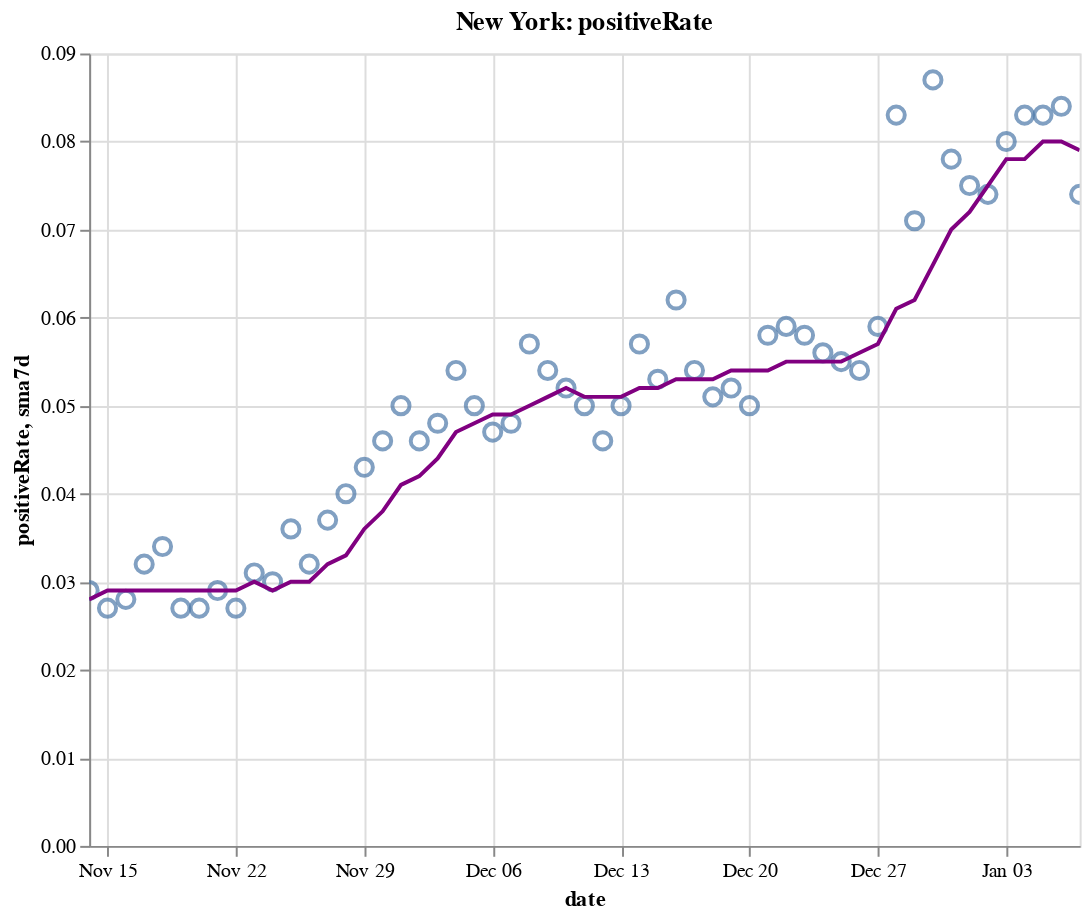

Source (notebook cell):
### Code cell
create_plot(ny, 'positiveRate')

### Figure 1 — Vega-Lite specification as saved in the notebook (floating-point values rounded to 4 significant figures)
{"config": {"view": {"continuousWidth": 400, "continuousHeight": 300}}, "layer": [{"layer": [{"mark": {"type": "point", "size": 75}, "encoding": {"tooltip": [{"type": "temporal", "field": "date"}, {"type": "quantitative", "field": "positiveRate"}, {"type": "quantitative", "field": "sma7d"}], "x": {"type": "temporal", "field": "date"}, "y": {"type": "quantitative", "field": "positiveRate"}}, "selection": {"selector010": {"type": "interval", "bind": "scales", "encodings": ["x", "y"]}}}, {"mark": {"type": "line", "color": "purple"}, "encoding": {"x": {"type": "temporal", "field": "date"}, "y": {"type": "quantitative", "field": "sma7d"}}}]}, {"mark": {"type": "rule", "color": "#aaa"}, "encoding": {"x": {"type": "temporal", "field": "date"}}, "transform": [{"filter": {"selection": "selector009"}}]}, {"mark": "circle", "encoding": {"opacity": {"condition": {"value": 1, "selection": "selector009"}, "value": 0}, "tooltip": [{"type": "temporal", "field": "date"}, {"type": "quantitative", "field": "positiveRate"}, {"type": "quantitative", "field": "sma7d"}], "x": {"type": "temporal", "field": "date"}, "y": {"type": "quantitative", "field": "positiveRate"}}, "selection": {"selector009": {"type": "single", "encodings": ["x"], "on": "mouseover", "nearest": true, "empty": "none"}}}, {"mark": {"type": "text", "align": "left", "dx": 5, "dy": -5, "stroke": "white", "strokeWidth": 2}, "encoding": {"text": {"type": "quantitative", "field": "positiveRate"}, "tooltip": [{"type": "temporal", "field": "date"}, {"type": "quantitative", "field": "positiveRate"}, {"type": "quantitative", "field": "sma7d"}], "x": {"type": "temporal", "field": "date"}, "y": {"type": "quantitative", "field": "positiveRate"}}, "transform": [{"filter": {"selection": "selector009"}}]}, {"mark": {"type": "text", "align": "left", "dx": 5, "dy": -5}, "encoding": {"text": {"type": "quantitative", "field": "positiveRate"}, "tooltip": [{"type": "temporal", "field": "date"}, {"type": "quantitative", "field": "positiveRate"}, {"type": "quantitative", "field": "sma7d"}], "x": {"type": "temporal", "field": "date"}, "y": {"type": "quantitative", "field": "positiveRate"}}, "transform": [{"filter": {"selection": "selector009"}}]}], "data": {"name": "data-de139d63e98a334e350106b40723d683"}, "height": 400, "title": "New York: positiveRate", "width": 500, "$schema": "https://vega.github.io/schema/vega-lite/v4.8.1.json", "datasets": {"data-de139d63e98a334e350106b40723d683": [{"date": "2020-11-14T00:00:00", "totalTestResultsIncrease": 184200.0, "positiveIncrease": 5388.0, "death": 26100.0, "deathIncrease": 24.0, "positiveRate": 0.029, "state": "New York", "sma7d": 0.028}, {"date": "2020-11-15T00:00:00", "totalTestResultsIncrease": 133200.0, "positiveIncrease": 3649.0, "death": 26130.0, "deathIncrease": 30.0, "positiveRate": 0.027, "state": "New York", "sma7d": 0.029}, {"date": "2020-11-16T00:00:00", "totalTestResultsIncrease": 124600.0, "positiveIncrease": 3490.0, "death": 26160.0, "deathIncrease": 26.0, "positiveRate": 0.028, "state": "New York", "sma7d": 0.029}, {"date": "2020-11-17T00:00:00", "totalTestResultsIncrease": 159900.0, "positiveIncrease": 5088.0, "death": 26190.0, "deathIncrease": 30.0, "positiveRate": 0.032, "state": "New York", "sma7d": 0.029}, {"date": "2020-11-18T00:00:00", "totalTestResultsIncrease": 154400.0, "positiveIncrease": 5294.0, "death": 26220.0, "deathIncrease": 36.0, "positiveRate": 0.034, "state": "New York", "sma7d": 0.029}, {"date": "2020-11-19T00:00:00", "totalTestResultsIncrease": 195200.0, "positiveIncrease": 5310.0, "death": 26260.0, "deathIncrease": 32.0, "positiveRate": 0.027, "state": "New York", "sma7d": 0.029}, {"date": "2020-11-20T00:00:00", "totalTestResultsIncrease": 205500.0, "positiveIncrease": 5468.0, "death": 26290.0, "deathIncrease": 35.0, "positiveRate": 0.027, "state": "New York", "sma7d": 0.029}, {"date": "2020-11-21T00:00:00", "totalTestResultsIncrease": 207900.0, "positiveIncrease": 5972.0, "death": 26330.0, "deathIncrease": 34.0, "positiveRate": 0.029, "state": "New York", "sma7d": 0.029}, {"date": "2020-11-22T00:00:00", "totalTestResultsIncrease": 196600.0, "positiveIncrease": 5392.0, "death": 26360.0, "deathIncrease": 31.0, "positiveRate": 0.027, "state": "New York", "sma7d": 0.029}, {"date": "2020-11-23T00:00:00", "totalTestResultsIncrease": 191500.0, "positiveIncrease": 5906.0, "death": 26390.0, "deathIncrease": 33.0, "positiveRate": 0.031, "state": "New York", "sma7d": 0.03}, {"date": "2020-11-24T00:00:00", "totalTestResultsIncrease": 164800.0, "positiveIncrease": 4881.0, "death": 26440.0, "deathIncrease": 51.0, "positiveRate": 0.03, "state": "New York", "sma7d": 0.029}, {"date": "2020-11-25T00:00:00", "totalTestResultsIncrease": 173100.0, "positiveIncrease": 6265.0, "death": 26480.0, "deathIncrease": 41.0, "positiveRate": 0.036, "state": "New York", "sma7d": 0.03}, {"date": "2020-11-26T00:00:00", "totalTestResultsIncrease": 217700.0, "positiveIncrease": 6933.0, "death": 26550.0, "deathIncrease": 67.0, "positiveRate": 0.032, "state": "New York", "sma7d": 0.03}, {"date": "2020-11-27T00:00:00", "totalTestResultsIncrease": 219400.0, "positiveIncrease": 8176.0, "death": 26590.0, "deathIncrease": 39.0, "positiveRate": 0.037, "state": "New York", "sma7d": 0.032}, {"date": "2020-11-28T00:00:00", "totalTestResultsIncrease": 152400.0, "positiveIncrease": 6063.0, "death": 26630.0, "deathIncrease": 44.0, "positiveRate": 0.04, "state": "New York", "sma7d": 0.033}, {"date": "2020-11-29T00:00:00", "totalTestResultsIncrease": 157300.0, "positiveIncrease": 6723.0, "death": 26690.0, "deathIncrease": 58.0, "positiveRate": 0.043, "state": "New York", "sma7d": 0.036}, {"date": "2020-11-30T00:00:00", "totalTestResultsIncrease": 149000.0, "positiveIncrease": 6819.0, "death": 26750.0, "deathIncrease": 57.0, "positiveRate": 0.046, "state": "New York", "sma7d": 0.038}, {"date": "2020-12-01T00:00:00", "totalTestResultsIncrease": 146700.0, "positiveIncrease": 7285.0, "death": 26820.0, "deathIncrease": 69.0, "positiveRate": 0.05, "state": "New York", "sma7d": 0.041}, {"date": "2020-12-02T00:00:00", "totalTestResultsIncrease": 193600.0, "positiveIncrease": 8973.0, "death": 26890.0, "deathIncrease": 73.0, "positiveRate": 0.046, "state": "New York", "sma7d": 0.042}, {"date": "2020-12-03T00:00:00", "totalTestResultsIncrease": 203400.0, "positiveIncrease": 9855.0, "death": 26960.0, "deathIncrease": 66.0, "positiveRate": 0.048, "state": "New York", "sma7d": 0.044}, {"date": "2020-12-04T00:00:00", "totalTestResultsIncrease": 208300.0, "positiveIncrease": 11270.0, "death": 27020.0, "deathIncrease": 62.0, "positiveRate": 0.054, "state": "New York", "sma7d": 0.047}, {"date": "2020-12-05T00:00:00", "totalTestResultsIncrease": 215400.0, "positiveIncrease": 10760.0, "death": 27090.0, "deathIncrease": 72.0, "positiveRate": 0.05, "state": "New York", "sma7d": 0.048}, {"date": "2020-12-06T00:00:00", "totalTestResultsIncrease": 205800.0, "positiveIncrease": 9702.0, "death": 27150.0, "deathIncrease": 60.0, "positiveRate": 0.047, "state": "New York", "sma7d": 0.049}, {"date": "2020-12-07T00:00:00", "totalTestResultsIncrease": 152300.0, "positiveIncrease": 7302.0, "death": 27230.0, "deathIncrease": 83.0, "positiveRate": 0.048, "state": "New York", "sma7d": 0.049}, {"date": "2020-12-08T00:00:00", "totalTestResultsIncrease": 162500.0, "positiveIncrease": 9335.0, "death": 27310.0, "deathIncrease": 75.0, "positiveRate": 0.057, "state": "New York", "sma7d": 0.05}, {"date": "2020-12-09T00:00:00", "totalTestResultsIncrease": 194600.0, "positiveIncrease": 10600.0, "death": 27400.0, "deathIncrease": 97.0, "positiveRate": 0.054, "state": "New York", "sma7d": 0.051}, {"date": "2020-12-10T00:00:00", "totalTestResultsIncrease": 197400.0, "positiveIncrease": 10180.0, "death": 27500.0, "deathIncrease": 94.0, "positiveRate": 0.052, "state": "New York", "sma7d": 0.052}, {"date": "2020-12-11T00:00:00", "totalTestResultsIncrease": 212700.0, "positiveIncrease": 10600.0, "death": 27590.0, "deathIncrease": 89.0, "positiveRate": 0.05, "state": "New York", "sma7d": 0.051}, {"date": "2020-12-12T00:00:00", "totalTestResultsIncrease": 242900.0, "positiveIncrease": 11130.0, "death": 27680.0, "deathIncrease": 88.0, "positiveRate": 0.046, "state": "New York", "sma7d": 0.051}, {"date": "2020-12-13T00:00:00", "totalTestResultsIncrease": 205200.0, "positiveIncrease": 10190.0, "death": 27780.0, "deathIncrease": 110.0, "positiveRate": 0.05, "state": "New York", "sma7d": 0.051}, {"date": "2020-12-14T00:00:00", "totalTestResultsIncrease": 159800.0, "positiveIncrease": 9044.0, "death": 27870.0, "deathIncrease": 85.0, "positiveRate": 0.057, "state": "New York", "sma7d": 0.052}, {"date": "2020-12-15T00:00:00", "totalTestResultsIncrease": 194200.0, "positiveIncrease": 10350.0, "death": 28000.0, "deathIncrease": 132.0, "positiveRate": 0.053, "state": "New York", "sma7d": 0.052}, {"date": "2020-12-16T00:00:00", "totalTestResultsIncrease": 160900.0, "positiveIncrease": 9998.0, "death": 28100.0, "deathIncrease": 98.0, "positiveRate": 0.062, "state": "New York", "sma7d": 0.053}, {"date": "2020-12-17T00:00:00", "totalTestResultsIncrease": 202800.0, "positiveIncrease": 10910.0, "death": 28220.0, "deathIncrease": 122.0, "positiveRate": 0.054, "state": "New York", "sma7d": 0.053}, {"date": "2020-12-18T00:00:00", "totalTestResultsIncrease": 249400.0, "positiveIncrease": 12700.0, "death": 28340.0, "deathIncrease": 122.0, "positiveRate": 0.051, "state": "New York", "sma7d": 0.053}, {"date": "2020-12-19T00:00:00", "totalTestResultsIncrease": 191500.0, "positiveIncrease": 9919.0, "death": 28470.0, "deathIncrease": 130.0, "positiveRate": 0.052, "state": "New York", "sma7d": 0.054}, {"date": "2020-12-20T00:00:00", "totalTestResultsIncrease": 197300.0, "positiveIncrease": 9957.0, "death": 28600.0, "deathIncrease": 124.0, "positiveRate": 0.05, "state": "New York", "sma7d": 0.054}, {"date": "2020-12-21T00:00:00", "totalTestResultsIncrease": 156500.0, "positiveIncrease": 9007.0, "death": 28710.0, "deathIncrease": 111.0, "positiveRate": 0.058, "state": "New York", "sma7d": 0.054}, {"date": "2020-12-22T00:00:00", "totalTestResultsIncrease": 164900.0, "positiveIncrease": 9716.0, "death": 28850.0, "deathIncrease": 141.0, "positiveRate": 0.059, "state": "New York", "sma7d": 0.055}, {"date": "2020-12-23T00:00:00", "totalTestResultsIncrease": 204400.0, "positiveIncrease": 11940.0, "death": 29020.0, "deathIncrease": 166.0, "positiveRate": 0.058, "state": "New York", "sma7d": 0.055}, {"date": "2020-12-24T00:00:00", "totalTestResultsIncrease": 226300.0, "positiveIncrease": 12570.0, "death": 29150.0, "deathIncrease": 133.0, "positiveRate": 0.056, "state": "New York", "sma7d": 0.055}, {"date": "2020-12-25T00:00:00", "totalTestResultsIncrease": 226600.0, "positiveIncrease": 12450.0, "death": 29270.0, "deathIncrease": 121.0, "positiveRate": 0.055, "state": "New York", "sma7d": 0.055}, {"date": "2020-12-26T00:00:00", "totalTestResultsIncrease": 201400.0, "positiveIncrease": 10810.0, "death": 29400.0, "deathIncrease": 126.0, "positiveRate": 0.054, "state": "New York", "sma7d": 0.056}, {"date": "2020-12-27T00:00:00", "totalTestResultsIncrease": 130300.0, "positiveIncrease": 7623.0, "death": 29510.0, "deathIncrease": 115.0, "positiveRate": 0.059, "state": "New York", "sma7d": 0.057}, {"date": "2020-12-28T00:00:00", "totalTestResultsIncrease": 124900.0, "positiveIncrease": 10410.0, "death": 29630.0, "deathIncrease": 118.0, "positiveRate": 0.083, "state": "New York", "sma7d": 0.061}, {"date": "2020-12-29T00:00:00", "totalTestResultsIncrease": 160200.0, "positiveIncrease": 11440.0, "death": 29760.0, "deathIncrease": 127.0, "positiveRate": 0.071, "state": "New York", "sma7d": 0.062}, {"date": "2020-12-30T00:00:00", "totalTestResultsIncrease": 154900.0, "positiveIncrease": 13420.0, "death": 29900.0, "deathIncrease": 149.0, "positiveRate": 0.087, "state": "New York", "sma7d": 0.066}, {"date": "2020-12-31T00:00:00", "totalTestResultsIncrease": 216600.0, "positiveIncrease": 16800.0, "death": 30040.0, "deathIncrease": 135.0, "positiveRate": 0.078, "state": "New York", "sma7d": 0.07}, {"date": "2021-01-01T00:00:00", "totalTestResultsIncrease": 219300.0, "positiveIncrease": 16500.0, "death": 30210.0, "deathIncrease": 168.0, "positiveRate": 0.075, "state": "New York", "sma7d": 0.072}, {"date": "2021-01-02T00:00:00", "totalTestResultsIncrease": 202400.0, "positiveIncrease": 15070.0, "death": 30340.0, "deathIncrease": 129.0, "positiveRate": 0.074, "state": "New York", "sma7d": 0.075}, {"date": "2021-01-03T00:00:00", "totalTestResultsIncrease": 142300.0, "positiveIncrease": 11370.0, "death": 30480.0, "deathIncrease": 139.0, "positiveRate": 0.08, "state": "New York", "sma7d": 0.078}, {"date": "2021-01-04T00:00:00", "totalTestResultsIncrease": 134400.0, "positiveIncrease": 11210.0, "death": 30650.0, "deathIncrease": 172.0, "positiveRate": 0.083, "state": "New York", "sma7d": 0.078}, {"date": "2021-01-05T00:00:00", "totalTestResultsIncrease": 152400.0, "positiveIncrease": 12670.0, "death": 30800.0, "deathIncrease": 154.0, "positiveRate": 0.083, "state": "New York", "sma7d": 0.08}, {"date": "2021-01-06T00:00:00", "totalTestResultsIncrease": 197800.0, "positiveIncrease": 16650.0, "death": 30960.0, "deathIncrease": 163.0, "positiveRate": 0.084, "state": "New York", "sma7d": 0.08}, {"date": "2021-01-07T00:00:00", "totalTestResultsIncrease": 238600.0, "positiveIncrease": 17640.0, "death": 31160.0, "deathIncrease": 199.0, "positiveRate": 0.074, "state": "New York", "sma7d": 0.079}]}}
